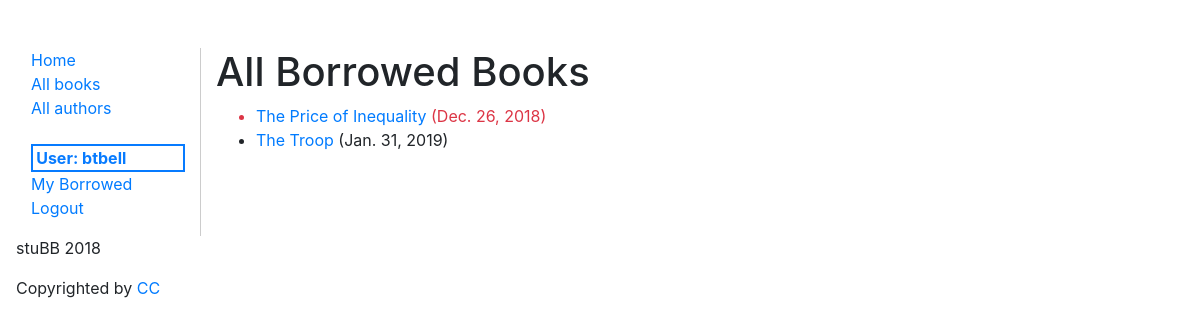
Page /catalog/borrowed/ (signed in) on the committed database.
### catalog/models.py (models this page shows, shortened)
class BookInstance(models.Model):
  id = models.UUIDField(primary_key=True, default=uuid.uuid4,
                        help_text="Unique ID for this particular book across whole library")
  book = models.ForeignKey('Book', on_delete=models.SET_NULL, null=True)
  imprint = models.CharField(max_length=200)
  due_back = models.DateField(null=True, blank=True)
  borrower = models.ForeignKey(User, on_delete=models.SET_NULL, null=True, blank=True)
  @property
  def is_overdue(self):
    if self.due_back and date.today() > self.due_back:
      return True
    return False
  LOAN_STATUS = (
    ('d', 'Maintenance'),
    ('o', 'On loan'),
    ('a', 'Available'),
    ('r', 'Reserved'),
  )
  status = models.CharField(max_length=1, choices=LOAN_STATUS, blank=True, default='d', help_text='Book availability')
  class Meta:
    ordering = ["due_back"]
    permissions = (("can_mark_returned", "Set book as returned"),)

class Book(models.Model):
  title = models.CharField(max_length=200)
  author = models.ForeignKey('Author', on_delete=models.SET_NULL, null=True)
  summary = models.TextField(max_length=1000, help_text="Enter a brief description of the book")
  isbn = models.CharField('ISBN', max_length=14,
                          help_text='13 Character <a href="https://www.isbn-international.org/content/what-isbn">ISBN number</a>')
  genre = models.ManyToManyField(Genre, help_text="Select a genre for this book")
  subject = models.CharField(max_length=100, null=True, blank=True)
  publisher = models.CharField(max_length=250, null=True, blank=True)
  contributor = models.CharField(max_length=200, null=True, blank=True, help_text="An entity responsible for making contributions to the content of the resource.")
  date = models.DateField(null=True, blank=True,)
  type = models.CharField(max_length=60, null=True, blank=True, help_text="Genre")
  format = models.CharField(max_length=60, null=True, blank=True, help_text="Format may include the media-type or dimensions of the resource.")
  source = models.CharField(max_length=60, null=True, blank=True)
  language = models.CharField(max_length=60, null=True, blank=True)
  relation = models.CharField(max_length=60, null=True, blank=True, help_text="A reference to a related resource.")
  coverage = models.CharField(max_length=250, null=True, blank=True, help_text="Coverage will typically include spatial location (a place name or geographic coordinates), temporal period (a period label, date, or date range) or jurisdiction (such as a named administrative entity).")
  rights = models.CharField(max_length=250, null=True, blank=True, help_text="A Rights element will contain a rights management statement for the resource, or reference a service providing such information.")
  class Meta:
    ordering = ['title']
  def display_genre(self):
    """Note: Getting the genre may not be a good idea here, because
      of the "cost" of the database operation. We're showing you how because
      calling functions in your models can be very useful for other reasons —
      for example to add a Delete link next to every item in the list."""
    """Creates a string for the Genre. This is required to display genre in Admin."""
    return ', '.join([genre.name for genre in self.genre.all()[:3]])
  display_genre.short_description = 'Genre'

### catalog/views.py (the view)
# urls.py: path('borrowed/', views.BorrowedBooksLibrarianListView.as_view(), name='all-borrowed'),
class BorrowedBooksLibrarianListView(PermissionRequiredMixin, generic.ListView):
  model = BookInstance
  template_name = 'catalog/bookinstance_list_all_borrowed.html'
  paginate_by = 10
  permission_required = 'catalog.can_change_book_instance'
  def get_queryset(self):
    return BookInstance.objects.filter(status__exact='o').order_by('due_back')

### templates/catalog/bookinstance_list_all_borrowed.html
{% extends "catalog/base.html" %}
{% block content %}
    <h1>All Borrowed Books</h1>
{% if perms.catalog.can_change_book_instance %}
    <ul>
      {% for bookinst in bookinstance_list %}
      <li class="{% if bookinst.is_overdue %}text-danger{% endif %}">
        <a href="{% url 'book-detail' bookinst.book.pk %}">{{bookinst.book.title}}</a> ({{ bookinst.due_back }})
      </li>
      {% endfor %}
    </ul>
    {% else %}
      <p>There are no books borrowed.</p>
    {% endif %}
{% endblock %}

### templates/catalog/base.html (shortened to what this page needs)
<!DOCTYPE html>
<html lang="en">
  <head>
    {% load staticfiles %}
    {% block head %}
    <link rel="stylesheet" href="{% static 'styles/catalog.css' %}" />
    <link rel="stylesheet" href="https://stackpath.bootstrapcdn.com/bootstrap/4.1.3/css/bootstrap.min.css">
    {% endblock %}
  </head>
  <body>
    <div class="container-fluid">
    <div class="row">
      <div class="col-sm-2">
      {% block sidebar %}
        <ul class="sidebar-nav">
          <li><a href="{% url 'index' %}">Home</a></li>
          <li><a href="{% url 'books' %}">All books</a></li>
          <li><a href="{% url 'authors' %}">All authors</a></li><br />
        {% if user.is_authenticated %}
          <li class="current-user">User: {{ user.get_username }}</li>
          <li><a href="{% url 'my-borrowed' %}">My Borrowed</a> </li>
          <li><a href="{% url 'logout'%}">Logout</a></li>
        {% else %}
          <li><a href="{% url 'login'%}">Login</a></li>
        {% endif %}
        </ul>
     {% endblock %}
      </div>
      <div class="col-sm-10 content">
        {% block content %}{% endblock %}
      </div>
    </div>
  </div>
  <footer class="basic-footer">
      <p> stuBB 2018</p>
      <p>Copyrighted by <a href="https://creativecommons.org/licenses/by/3.0/">CC</a></p>
  </footer>
  </body>
</html>

### catalog/static/styles/catalog.css (style rules this page uses)
.sidebar-nav { margin-top: 3em; list-style: none; margin-left: -1.5em; }
.content { margin-top: 3em; border-left: 1px solid #ccc; }
.current-user { border: 2px solid #077bff; color: #077bff; font-weight: bold; padding-left: .2em; }
footer { padding-left: 1em; }

### rows in the picture
BookInstance: book "The Price of Inequality", due_back "Dec. 26, 2018"
BookInstance: book "The Troop", due_back "Jan. 31, 2019"

### other values in the picture
{{ user.get_username }} "btbell"
